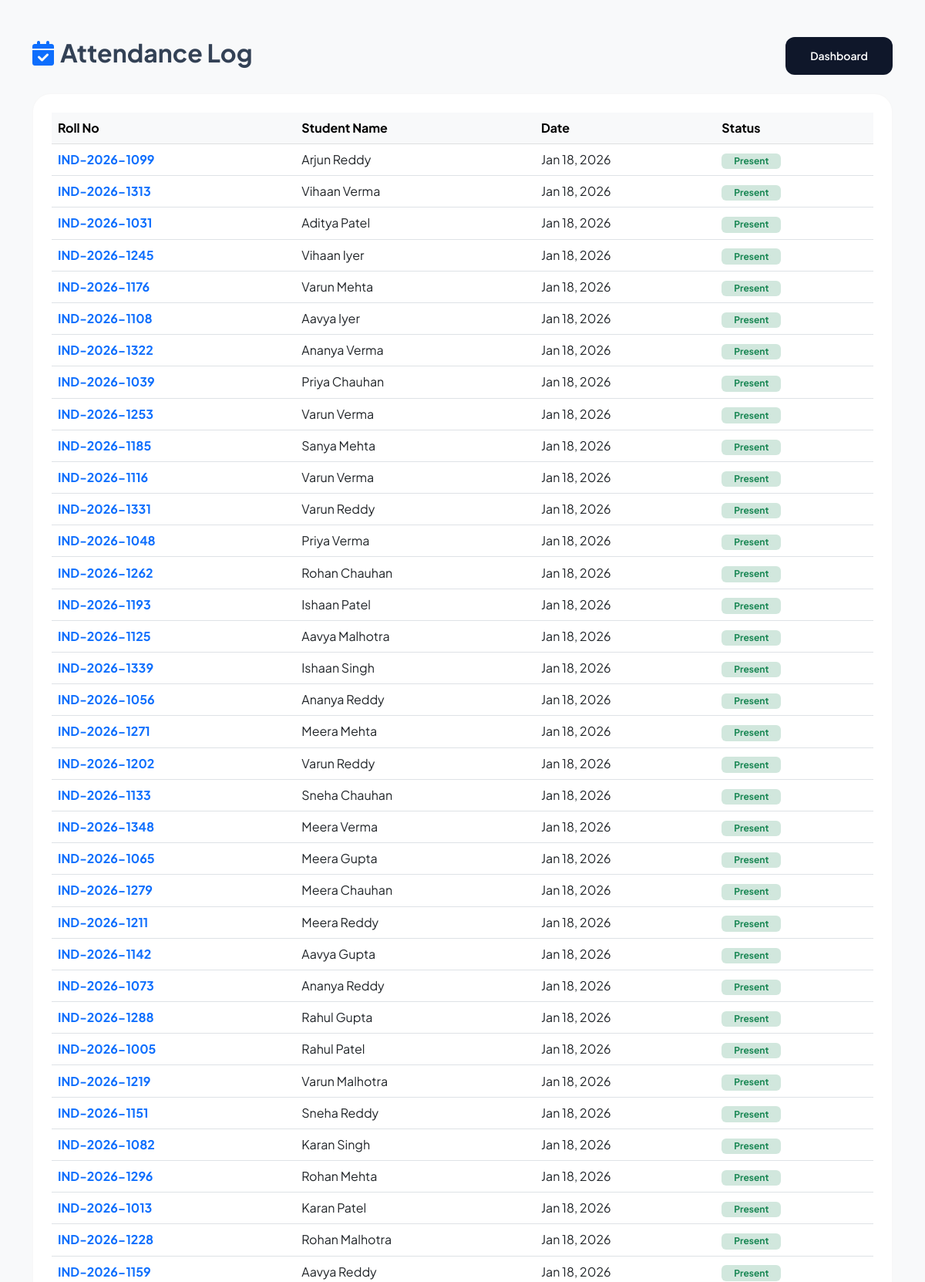
Screenshot of /views/attendance_admin.php (upper part) with the database file from the repository.
### tables this page shows
CREATE TABLE `attendance` (
  `id` int(11) NOT NULL,
  `user_id` int(11) DEFAULT NULL,
  `date` date NOT NULL,
  `status` enum('Present','Absent','Leave') DEFAULT NULL
);

CREATE TABLE `student_details` (
  `id` int(11) NOT NULL,
  `user_id` int(11) DEFAULT NULL,
  `roll_number` varchar(20) DEFAULT NULL,
  `course` varchar(50) DEFAULT NULL,
  `phone` varchar(15) DEFAULT NULL,
  `address` text DEFAULT NULL,
  `photo` varchar(255) DEFAULT 'default_user.png'
);

CREATE TABLE `users` (
  `id` int(11) NOT NULL,
  `full_name` varchar(100) NOT NULL,
  `email` varchar(100) NOT NULL,
  `password` varchar(255) NOT NULL,
  `role` enum('admin','student','faculty') DEFAULT 'student',
  `created_at` timestamp NOT NULL DEFAULT current_timestamp()
);

### views/attendance_admin.php (the view, shortened to what this page needs)
<?php
require_once('../includes/db_connect.php');
$admin_id = $_GET['user_id'] ?? 0;
$query = "SELECT u.full_name, s.roll_number, a.date, a.status
          FROM attendance a
          JOIN users u ON a.user_id = u.id
          JOIN student_details s ON u.id = s.user_id
          ORDER BY a.date DESC";
$result = mysqli_query($conn, $query);
?>
<!DOCTYPE html>
<html lang="en">
<head>
    <link href="https://cdn.jsdelivr.net/npm/bootstrap@5.3.0/dist/css/bootstrap.min.css" rel="stylesheet">
    <link rel="stylesheet" href="https://cdnjs.cloudflare.com/ajax/libs/font-awesome/6.4.0/css/all.min.css">
    <link rel="stylesheet" href="../assets/css/style.css">
</head>
<body class="bg-light">
<div class="container py-5">
    <div class="d-flex justify-content-between align-items-center mb-4">
        <h2 class="fw-bold"><i class="fas fa-calendar-check text-primary me-2"></i>Attendance Log</h2>
        <a href="admin_dashboard.php?user_id=<?php echo $admin_id; ?>" class="btn btn-pro btn-sm">Dashboard</a>
    </div>
    <div class="pro-card bg-white p-4">
        <div class="table-responsive">
            <table class="table table-hover align-middle">
                <thead class="table-light">
                    <tr>
                        <th>Roll No</th>
                        <th>Student Name</th>
                        <th>Date</th>
                        <th>Status</th>
                    </tr>
                </thead>
                <tbody>
                    <?php while($row = mysqli_fetch_assoc($result)): ?>
                    <tr>
                        <td class="fw-bold text-primary"><?php echo $row['roll_number']; ?></td>
                        <td><?php echo $row['full_name']; ?></td>
                        <td><?php echo date('M d, Y', strtotime($row['date'])); ?></td>
                        <td>
                            <?php if($row['status'] == 'Present'): ?>
                                <span class="badge bg-success-subtle text-success px-3">Present</span>
                            <?php else: ?>
                                <span class="badge bg-danger-subtle text-danger px-3">Absent</span>
                            <?php endif; ?>
                        </td>
                    </tr>
                    <?php endwhile; ?>
                </tbody>
            </table>
        </div>
    </div>
</div>
</body>
</html>

### assets/css/style.css (style rules this page uses)
:root { --primary: #0f172a; --accent: #3b82f6; --accent-light: #dbeafe; --text-main: #334155; --glass: rgba(255, 255, 255, 0.8); }
body { font-family: 'Plus Jakarta Sans', sans-serif; color: var(--text-main); overflow-x: hidden; }
.pro-card { border: 1px solid rgba(0,0,0,0.03); border-radius: 24px; background: #ffffff; transition: all 0.4s cubic-bezier(0.175, 0.885, 0.32, 1.275); }
.btn-pro { background: var(--primary); color: white; padding: 14px 32px; border-radius: 12px; font-weight: 600; transition: 0.3s; border: none; }

### rows the page displays
attendance: student_details.roll_number "IND-2026-1099", user.full_name "Arjun Reddy", date "Jan 18, 2026", status "Present"
attendance: student_details.roll_number "IND-2026-1313", user.full_name "Vihaan Verma", date "Jan 18, 2026", status "Present"
attendance: student_details.roll_number "IND-2026-1031", user.full_name "Aditya Patel", date "Jan 18, 2026", status "Present"
attendance: student_details.roll_number "IND-2026-1245", user.full_name "Vihaan Iyer", date "Jan 18, 2026", status "Present"
attendance: student_details.roll_number "IND-2026-1176", user.full_name "Varun Mehta", date "Jan 18, 2026", status "Present"
attendance: student_details.roll_number "IND-2026-1108", user.full_name "Aavya Iyer", date "Jan 18, 2026", status "Present"
attendance: student_details.roll_number "IND-2026-1322", user.full_name "Ananya Verma", date "Jan 18, 2026", status "Present"
attendance: student_details.roll_number "IND-2026-1039", user.full_name "Priya Chauhan", date "Jan 18, 2026", status "Present"
attendance: student_details.roll_number "IND-2026-1253", user.full_name "Varun Verma", date "Jan 18, 2026", status "Present"
attendance: student_details.roll_number "IND-2026-1185", user.full_name "Sanya Mehta", date "Jan 18, 2026", status "Present"
attendance: student_details.roll_number "IND-2026-1116", user.full_name "Varun Verma", date "Jan 18, 2026", status "Present"
attendance: student_details.roll_number "IND-2026-1331", user.full_name "Varun Reddy", date "Jan 18, 2026", status "Present"
attendance: student_details.roll_number "IND-2026-1048", user.full_name "Priya Verma", date "Jan 18, 2026", status "Present"
attendance: student_details.roll_number "IND-2026-1262", user.full_name "Rohan Chauhan", date "Jan 18, 2026", status "Present"
attendance: student_details.roll_number "IND-2026-1193", user.full_name "Ishaan Patel", date "Jan 18, 2026", status "Present"
attendance: student_details.roll_number "IND-2026-1125", user.full_name "Aavya Malhotra", date "Jan 18, 2026", status "Present"
attendance: student_details.roll_number "IND-2026-1339", user.full_name "Ishaan Singh", date "Jan 18, 2026", status "Present"
attendance: student_details.roll_number "IND-2026-1056", user.full_name "Ananya Reddy", date "Jan 18, 2026", status "Present"
attendance: student_details.roll_number "IND-2026-1271", user.full_name "Meera Mehta", date "Jan 18, 2026", status "Present"
attendance: student_details.roll_number "IND-2026-1202", user.full_name "Varun Reddy", date "Jan 18, 2026", status "Present"
attendance: student_details.roll_number "IND-2026-1133", user.full_name "Sneha Chauhan", date "Jan 18, 2026", status "Present"
attendance: student_details.roll_number "IND-2026-1348", user.full_name "Meera Verma", date "Jan 18, 2026", status "Present"
attendance: student_details.roll_number "IND-2026-1065", user.full_name "Meera Gupta", date "Jan 18, 2026", status "Present"
attendance: student_details.roll_number "IND-2026-1279", user.full_name "Meera Chauhan", date "Jan 18, 2026", status "Present"
attendance: student_details.roll_number "IND-2026-1211", user.full_name "Meera Reddy", date "Jan 18, 2026", status "Present"
attendance: student_details.roll_number "IND-2026-1142", user.full_name "Aavya Gupta", date "Jan 18, 2026", status "Present"
attendance: student_details.roll_number "IND-2026-1073", user.full_name "Ananya Reddy", date "Jan 18, 2026", status "Present"
attendance: student_details.roll_number "IND-2026-1288", user.full_name "Rahul Gupta", date "Jan 18, 2026", status "Present"
attendance: student_details.roll_number "IND-2026-1005", user.full_name "Rahul Patel", date "Jan 18, 2026", status "Present"
attendance: student_details.roll_number "IND-2026-1219", user.full_name "Varun Malhotra", date "Jan 18, 2026", status "Present"
attendance: student_details.roll_number "IND-2026-1151", user.full_name "Sneha Reddy", date "Jan 18, 2026", status "Present"
attendance: student_details.roll_number "IND-2026-1082", user.full_name "Karan Singh", date "Jan 18, 2026", status "Present"
attendance: student_details.roll_number "IND-2026-1296", user.full_name "Rohan Mehta", date "Jan 18, 2026", status "Present"
attendance: student_details.roll_number "IND-2026-1013", user.full_name "Karan Patel", date "Jan 18, 2026", status "Present"
attendance: student_details.roll_number "IND-2026-1228", user.full_name "Rohan Malhotra", date "Jan 18, 2026", status "Present"
attendance: student_details.roll_number "IND-2026-1159", user.full_name "Aavya Reddy", date "Jan 18, 2026", status "Present"
